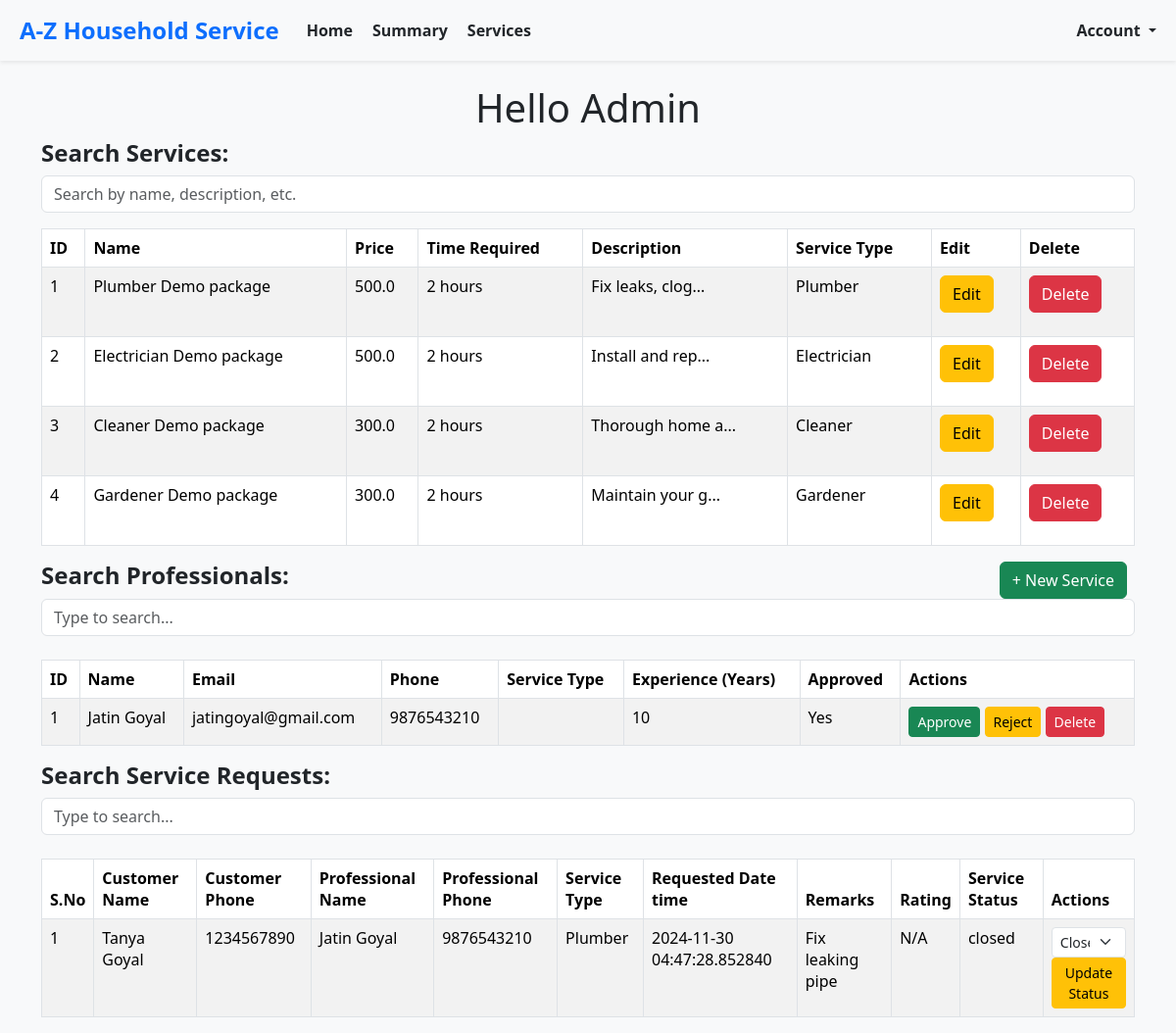
The app's page /admin/home (signed in), older data.
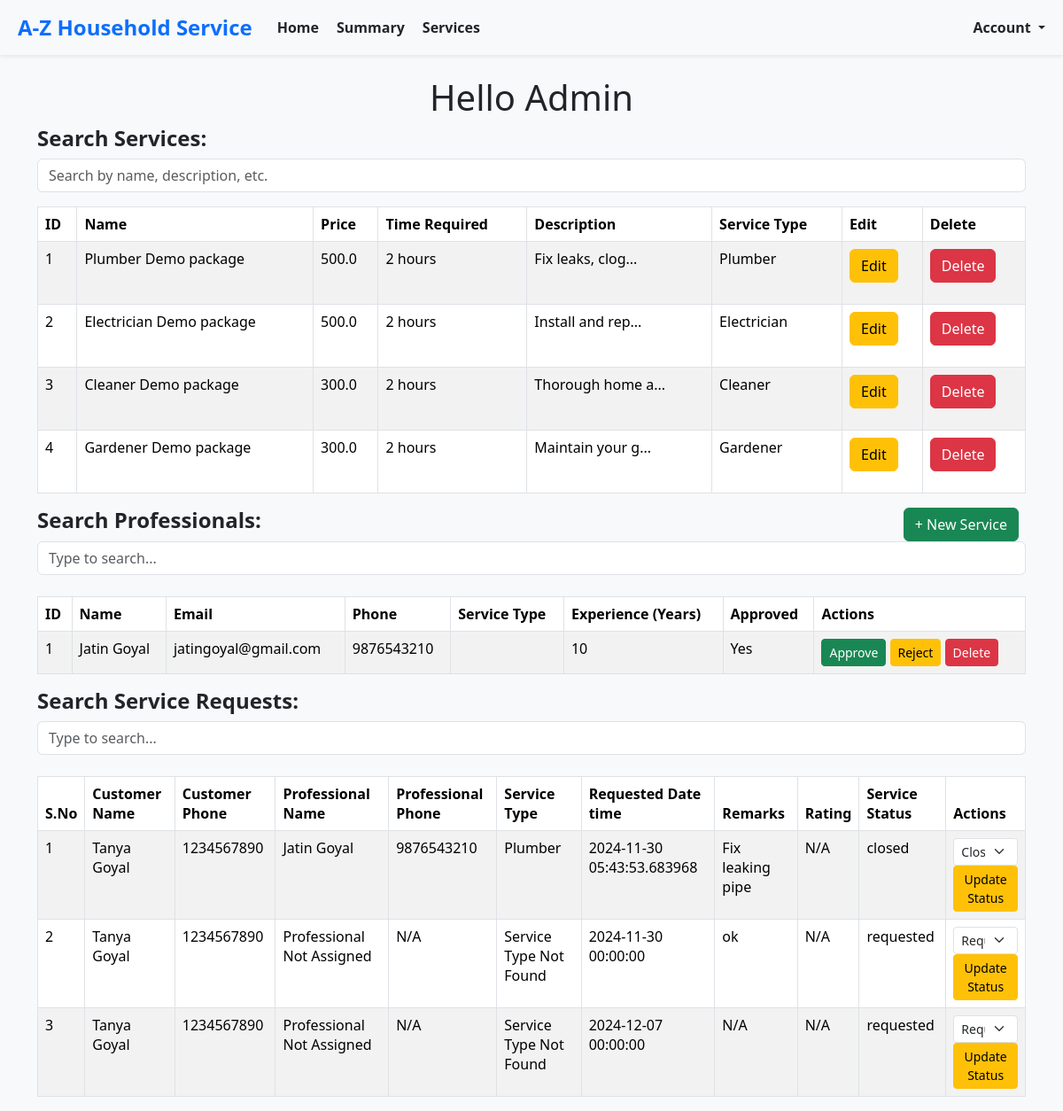
The same page, newer data.
### models.py (models this page shows, shortened)
class BaseModel(db.Model):
    __abstract__ = True  # This makes it an abstract class, not a table in the database
    id = db.Column(db.Integer, primary_key=True)
    created_at = db.Column(db.DateTime, default=datetime.utcnow, nullable=False)  # Ensure it's not nullable
    modified_at = db.Column(db.DateTime, default=datetime.utcnow, onupdate=datetime.utcnow, nullable=False)  # Ensure it's not nullable

class Customer(BaseModel):
    __tablename__ = 'customer'
    username = db.Column(db.String(150), unique=True, nullable=False)
    password_hash = db.Column(db.String(200), nullable=False)
    name = db.Column(db.String(150), nullable=True)  # Made nullable
    email = db.Column(db.String(150), unique=True, nullable=False)
    phone = db.Column(db.String(20), unique=True, nullable=False)
    address = db.Column(db.String(300), nullable=True)  # Made nullable
    pincode = db.Column(db.String(300), nullable=True)  # Made nullable

class ServiceProfessional(BaseModel):
    __tablename__ = 'service_professional'
    username = db.Column(db.String(150), unique=False, nullable=False)
    password_hash = db.Column(db.String(200), nullable=False)
    name = db.Column(db.String(150), nullable=False)  # Made nullable
    email = db.Column(db.String(150), unique=True, nullable=True)  # Made nullable
    phone = db.Column(db.String(20), unique=True, nullable=True)  # Made nullable
    experience = db.Column(db.Integer, nullable=True)  # Made nullable
    description = db.Column(db.Text, nullable=True)  # Made nullable
    approved = db.Column(db.Boolean, default=False, nullable=True)  # Made nullable
    service_type_id = db.Column(db.Integer, nullable=False)

class ServiceRequest(BaseModel):
    __tablename__ = 'service_request'
    service_id = db.Column(db.Integer, db.ForeignKey('service.id'), nullable=True)  # Made nullable
    service_name = db.Column(db.String(50), nullable=False)  # Made nullable
    customer_id = db.Column(db.Integer, db.ForeignKey('customer.id'), nullable=False)
    professional_id = db.Column(db.Integer, db.ForeignKey('service_professional.id'), nullable=True)
    date_of_request = db.Column(db.DateTime, default=datetime.utcnow, nullable=True)  # Made nullable
    date_of_completion = db.Column(db.DateTime, nullable=True)  # Made nullable
    service_status = db.Column(db.String(50), default="requested", nullable=True)  # Made nullable
    service_type_id= db.Column(db.Integer, nullable=False)
    remarks = db.Column(db.Text, nullable=True)  # Made nullable
    rejected_by_professional_id= db.Column(db.Integer, nullable=True)  # Made nullable
    rating = db.Column(db.Text, nullable=True)  # Made nullable
    payment = db.relationship('Payment', backref='service_request', lazy=True)

### routes.py (the view)
@app.route('/admin/home')
@auth_required
def admin_home():
    professionals = ServiceProfessional.query.all()
    services = Service.query.all()
    service_requests = ServiceRequest.query.all()
    enriched_service_requests = enrich_service_requests(service_requests, None, create_id_mappings())
    services_new= enrich_services(services)
    return render_template(
        'admin/home.html',
        professionals=professionals,
        services=services_new,
        service_requests=enriched_service_requests,
        service_types=ServiceType.list_all(),
    )

### enums.py (called while the page is built)
    @classmethod
    def get_by_id(cls, id):
        for service_type in cls:
            if service_type.id == id:
                return service_type
        return None

    @classmethod
    def list_all(cls):
        return list(cls)

### routes.py (called while the page is built)
def auth_required(func):
    @wraps(func)
    def decorated_function(*args, **kwargs):
        if 'userId' in session:
            return func(*args, **kwargs)
        else:
            flash("Please log in first.", "warning")
            return redirect(url_for('login_post'))
    return decorated_function

def create_id_mappings():
    service_type_mapping = {st.id: st for st in ServiceType}
    customer_mapping = {c.id: c for c in Customer.query.all()}
    professional_mapping = {p.id: p for p in ServiceProfessional.query.all()}
    return {
        'service_type_mapping': service_type_mapping,
        'customer_mapping': customer_mapping,
        'professional_mapping': professional_mapping
    }

### templates/admin/home.html (shortened to what this page needs)
{% extends 'layout.html' %}
{% block content %}
    <div class="container">
        <h1 class="text-center">Hello Admin</h1>
        <div>
        {% include 'admin_services_list.html' %}
        </div>
        <button type="button" class="btn btn-success float-end me-2" data-bs-toggle="modal" data-bs-target="#newServiceModal">
            + New Service
        </button>
    {% include 'admin_professionals.html' %}
            {% include 'admin_service_requests.html' %}
    </div>
    {% endblock %}

### templates/admin_professionals.html (shortened to what this page needs)
<div class="mb-4">
    <h4 for="searchInputProfessionals" class="form-label"><strong>Search Professionals:</strong></h4>
    <input type="text" id="searchInputProfessionals" class="form-control" placeholder="Type to search...">
</div>
<div class="table-responsive">
    <table class="table table-bordered table-striped" id="professionalsTable">
        <thead>
            <tr>
                <th>ID</th>
                <th>Name</th>
                <th>Email</th>
                <th>Phone</th>
                <th>Service Type</th>
                <th>Experience (Years)</th>
                <th>Approved</th>
                <th>Actions</th>
            </tr>
        </thead>
        <tbody>
            {% for professional in professionals %}
                <tr>
                    <td>{{ professional.id }}</td>
                    <td>{{ professional.name }}</td>
                    <td>{{ professional.email }}</td>
                    <td>{{ professional.phone }}</td>
                    <td>{{ professional.service_type }}</td>
                    <td>{{ professional.experience }}</td>
                    <td>{{ 'Yes' if professional.approved else 'No' }}</td>
                    <td>
                        <form method="post" action="/professionals/action" style="display:inline;">
                            <button class="btn btn-success btn-sm" type="submit">Approve</button>
                        </form>
                        <form method="post" action="/professionals/action" style="display:inline;">
                            <button class="btn btn-warning btn-sm" type="submit">Reject</button>
                        </form>
                        <form method="post" action="/professionals/action" style="display:inline;">
                            <button class="btn btn-danger btn-sm" type="submit">Delete</button>
                        </form>
                    </td>
                </tr>
            {% endfor %}
        </tbody>
    </table>
</div>

### templates/admin_service_requests.html (shortened to what this page needs)
<div class="mb-4">
    <h4 for="searchInputRequests" class="form-label"><strong>Search Service Requests:</strong></h4>
    <input type="text" id="searchInputRequests" class="form-control" placeholder="Type to search...">
</div>
<div class="table-responsive">
    <table class="table table-bordered table-striped" id="serviceRequestsTable">
        <thead>
            <tr>
                <th>S.No</th>
                <th>Customer Name</th>
                <th>Customer Phone</th>
                <th>Professional Name</th>
                <th>Professional Phone</th>
                <th>Service Type</th>
                <th>Requested Date time</th>
                <th>Remarks</th>
                <th>Rating</th>
                <th>Service Status</th>
                <th>Actions</th>
            </tr>
        </thead>
        <tbody>
            {% for request in service_requests %}
                <tr>
                    <td>{{ loop.index }}</td>
                    <td>{{ request.customer_name }}</td>
                    <td>{{ request.customer_phone }}</td>
                    <td>{{ request.professional_name }}</td>
                    <td>{{ request.professional_phone }}</td>
                    <td>{{ request.service_type_name }}</td>
                    <td>{{ request.date_of_request }}</td>
                    <td>{{ request.remarks }}</td>
                    <td>{{ request.service_request_rating }}</td>
                    <td>{{ request.status }}</td>
                    <td>
                        <form method="post" action="/service_requests/update_status" style="display:inline;">
                            <select name="status" class="form-select form-select-sm">
                                <option value="requested" {% if request.status == 'requested' %}selected{% endif %}>Requested</option>
                                <option value="closed" {% if request.status == 'closed' %}selected{% endif %}>Closed</option>
                            </select>
                            <button class="btn btn-warning btn-sm" type="submit">Update Status</button>
                        </form>
                    </td>
                </tr>
            {% endfor %}
        </tbody>
    </table>
</div>

Row changes from the older to the newer data that the page shows:
added ServiceRequest: date_of_request "2024-11-30 00:00:00", remarks "ok", status "requested", status "Requested"
added ServiceRequest: date_of_request "2024-12-07 00:00:00", status "requested", status "Requested"
Text that changed along with them:
new list line: "1 Plumber N/A Update Status"
new list line: "Tanya Goyal 1234567890"
new list line: "Jatin Goyal 9876543210"
new list line: "2024-11-30 05:43:53.683968 Fix leaking pipe closed Closed"
new list line: "2 Professional Not Assigned N/A Service Type Not Found N/A Update Status"
new list line: "3 Professional Not Assigned N/A Service Type Not Found N/A N/A Update Status"
list line gone: "1 Plumber N/A Update Status"
list line gone: "Tanya Goyal 1234567890"
list line gone: "Jatin Goyal 9876543210"
list line gone: "2024-11-30 04:47:28.852840 Fix leaking pipe closed Closed"
